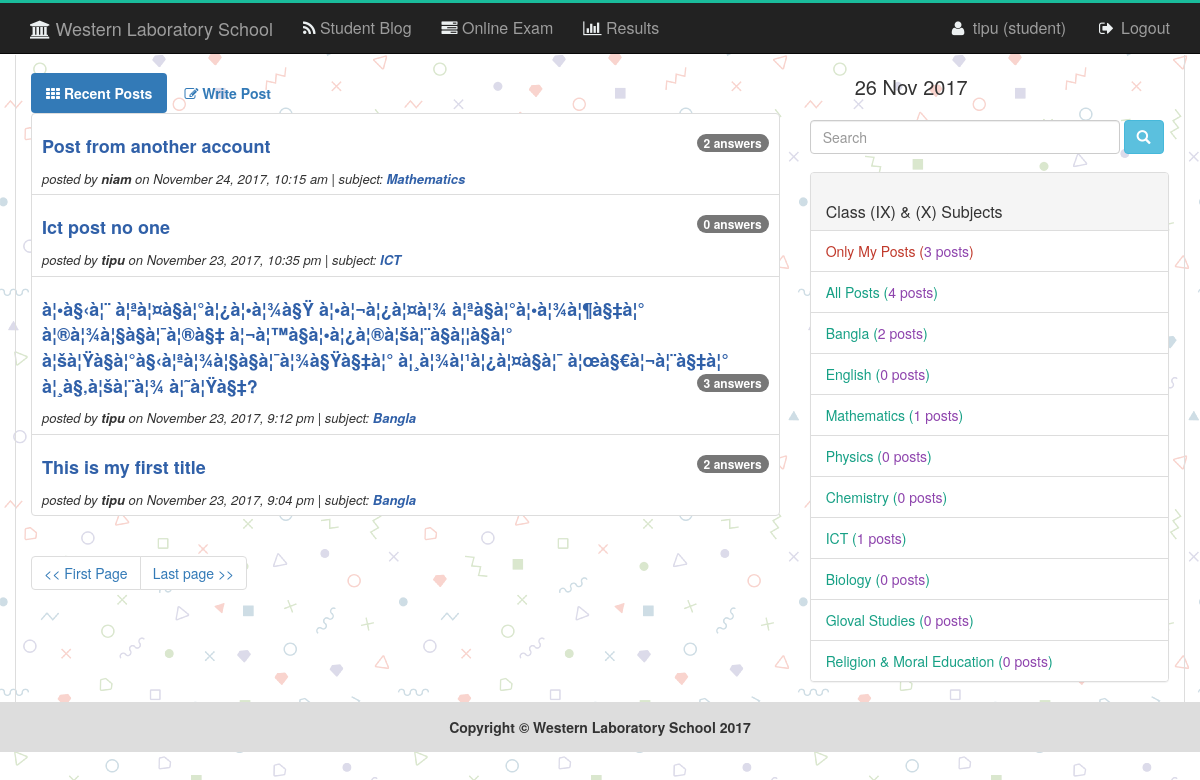
Before: /index.php (signed in) with the older database file.
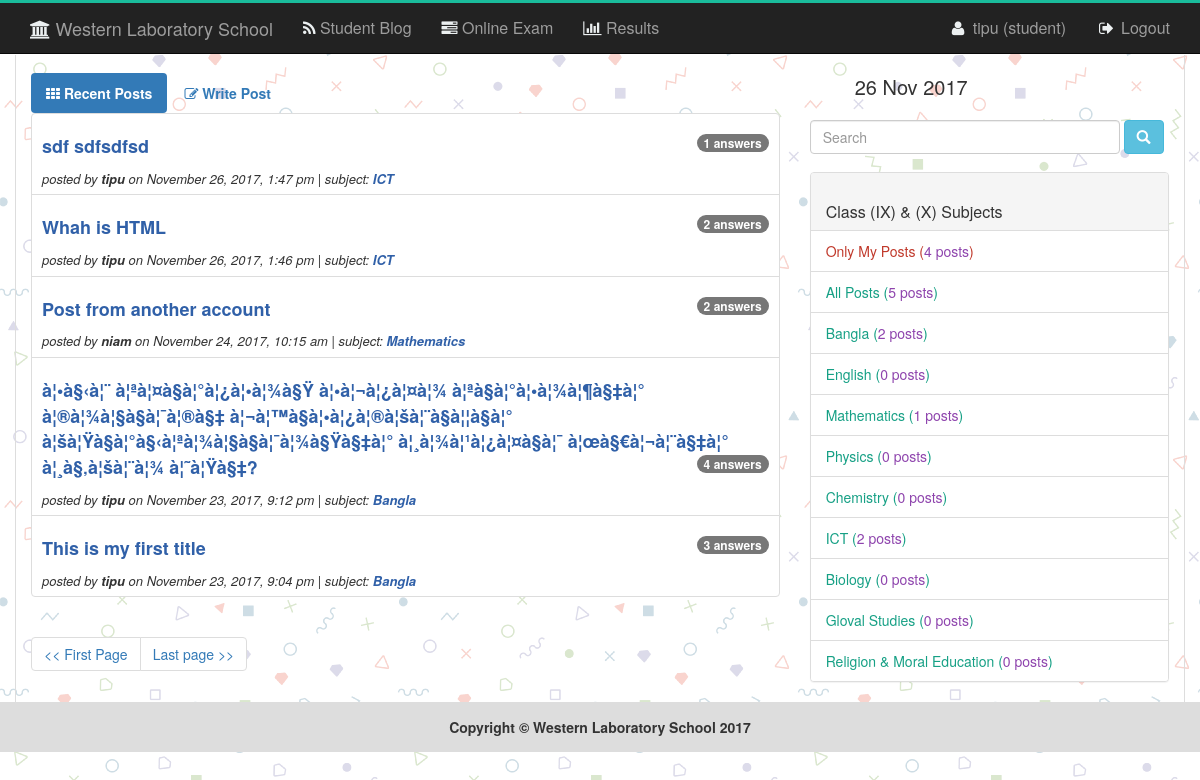
After: the same page with the newer database file.
### tables this page shows
CREATE TABLE `tbl_post` (
  `id` int(11) NOT NULL,
  `title` varchar(255) NOT NULL,
  `description` text NOT NULL,
  `user_id` int(4) NOT NULL,
  `sub_id` int(4) NOT NULL,
  `pdate` timestamp NOT NULL DEFAULT CURRENT_TIMESTAMP,
  `image` varchar(255) NOT NULL
);

CREATE TABLE `tbl_student` (
  `id` int(11) NOT NULL,
  `name` varchar(50) NOT NULL,
  `username` varchar(50) NOT NULL,
  `password` varchar(32) NOT NULL,
  `class` int(11) NOT NULL,
  `phone` varchar(30) NOT NULL
);

CREATE TABLE `tbl_subject` (
  `id` int(11) NOT NULL,
  `name` varchar(30) NOT NULL
);

### libs/Database.php (called while the page is built, shortened)
<?php
Class Database{
	public $host   = DB_HOST;
	public $user   = DB_USER;
	public $pass   = DB_PASS;
	public $dbname = DB_NAME;
	public $link;
	private function connectDB(){
	$this->link = new mysqli($this->host, $this->user, $this->pass, $this->dbname);
 }
	public function select($query){
		$result = $this->link->query($query) or die($this->link->error.__LINE__);
		if($result->num_rows > 0){
			return $result;
		} else {
			return false;
		}
	}
}

### classes/PostComment.php (called while the page is built, shortened)
<?php
	include_once ("/../libs/Session.php");
    include_once ("/../libs/Database.php");
    include_once ("/../helpers/Format.php");
Class PostComment{
	private $db;
	public function __construct(){
		$this->db = new Database();
	}
	public function getSubject(){
		$sql = "SELECT * FROM tbl_subject ORDER BY id ASC";
		$result = $this->db->select($sql);
		return $result;
	}
	public function getAllPost($start_from, $per_page){
		$sql = "SELECT tbl_post.*, tbl_student.username,tbl_subject.name
				FROM tbl_post
				INNER JOIN tbl_student
				ON tbl_post.user_id = tbl_student.id
				INNER JOIN tbl_subject
				ON tbl_post.sub_id = tbl_subject.id
				ORDER BY tbl_post.id DESC limit $start_from, $per_page";
		$result = $this->db->select($sql);
		if ($result) {
			return $result;
		}else{
			$msg = "<span class='error'>No Posts found !.</span>";
			return $msg;
		}
	}
	public function getTotalPostRows(){
		$sql = "SELECT * FROM tbl_post ORDER BY id DESC";
		$result = $this->db->select($sql);
		return $result;
	}
	public function userTotalPost(){
		$userid = Session::get("userid");
		$sql = "SELECT * FROM tbl_post WHERE user_id='$userid'";
		$result = $this->db->select($sql);
		$count = $result->num_rows;
		return $count;
	}
	public function subjectWisePost($subid){
		$sql = "SELECT tbl_post.*, tbl_student.username,tbl_subject.name
				FROM tbl_post
				INNER JOIN tbl_student
				ON tbl_post.user_id = tbl_student.id
				INNER JOIN tbl_subject
				ON tbl_post.sub_id = tbl_subject.id
				WHERE tbl_post.sub_id='$subid'";
		$result = $this->db->select($sql);
		if ($result) {
			return $result;
		}else{
			return false;
		}
	}
	public function getSinglePostComment($postId){
		$sql = "SELECT * FROM tbl_comment WHERE postid='$postId' ORDER BY id DESC";
		$result = $this->db->select($sql);
		if ($result) {
			return $result;
		}else{
			return false;
		}
	}
}
?>

### helpers/Format.php (called while the page is built, shortened)
<?php
class Format{
	public function formatDate($date){
		return date('F j, Y, g:i a', strtotime($date));
	}
}
?>

### libs/Session.php (called while the page is built, shortened)
<?php
class Session{
	 public static function get($key){
	 	if (isset($_SESSION[$key])) {
	 		return $_SESSION[$key];
	 	} else {
	 		return false;
	 	}
	 }
}
?>

### index.php (the view, shortened to what the changed rows need)
<?php
include_once "header.php";
?>
    <section class="qeustion_list clearfix">
      <div class="container obls_border obls_margin">
        <div class="row obls_padding">
          <div class="col-md-8">
           <?php
            $per_page = 6;
            if (isset($_GET['page'])) {
              $page= $_GET['page'];
            }else{
              $page = 1;
            }
            $start_from = ($page-1)*$per_page;
           ?>
           <div class="tab-content">
               <div class="tab-pane fade in active" id="section1">
                   <div class="qs_list">
                   <?php
                      if (isset($_GET['subid'])) {
                        $subid= $_GET['subid'];
                    ?>
                       <ul class="list-group">
                    <?php
                         $subrows = $pc->getSubjectById($subid);
                         $result = $subrows->fetch_assoc();
                         $subname = $result['name'];
                        $subpost = $pc->subjectWisePost($subid);
                        if ($subpost) {
                          $countSub = $subpost->num_rows;
                          echo "<h4 style='text-align:center;color:green'>$countSub Posts found on subject <strong>$subname</strong></h4>";
                          while ($row = $subpost->fetch_assoc()) {
                            $getcomment = $pc->getSinglePostComment($row['id']);
                          if($getcomment){
                            $countc = $getcomment->num_rows;
                          }else{
                            $countc = 0;
                          }
                    ?>
                              <li class="list-group-item">
                                <a href="singlepost.php?pid=<?php echo $row['id'];?>"><?php echo $row['title'];?></a>
                                <span class="badge"><?php echo $countc;?> answers</span><br><span class="postedby">posted by <?php echo $row['username'];?> on <?php echo $fm->formatdate($row['pdate']);?> | subject: <a href="#"><?php echo $row['name'];?></a></span>
                              </li>
                    <?php
                        $countc = 0;
                          }
                        }else{
                            echo "<span class='error' style='font-size:20px;text-align:center'>No post found !</span>";
                        }
                    ?>
                 </ul>
                <?php
                    }else{
                 ?>
                 <ul class="list-group">
                  <?php
                      $allpost = $pc->getAllPost($start_from, $per_page);
                      if (count($allpost)>0) {
                        while ($row = $allpost->fetch_assoc()) {
                          $getcomment = $pc->getSinglePostComment($row['id']);
                          if($getcomment){
                            $countc = $getcomment->num_rows;
                          }else{
                            $countc = 0;
                          }
                  ?>
                            <li class="list-group-item">
                              <a style="font-size: 18px;" href="singlepost.php?pid=<?php echo $row['id'];?>"><?php echo $row['title'];?></a>
                              <span class="badge"><?php echo $countc; ?> answers</span><br><span class="postedby">posted by <strong><?php echo $row['username'];?></strong> on <?php echo $fm->formatdate($row['pdate']);?> | subject: <a href="#"><?php echo $row['name'];?></a></span>
                            </li>
                  <?php
                    $countc = 0;
                        }
                      }else{
                          echo $allpost;
                      }
                  ?>
               </ul>
            <?php } ?>
             </div>
         </div>
           </div>
          </div>
          <?php
          include_once "sidebar.php";
          ?>
        </div>
      </div>
    </section>
<?php
include_once "footer.php";
?>

### sidebar.php (shortened to what the changed rows need)
<div class="col-md-4">
    <div class="panel panel-default">
        <div class="list-group subject_link">
          <?php
              $subs = $pc->getSubject();
              if (isset($subs)) {
              $userposts = $pc->userTotalPost();
              $allpost = $pc->getTotalPostRows();
              $allpost = $allpost->num_rows;
          ?>
                <?php
                 if (Session::get("checkusertype")) {
                ?>
                <a style='color:#c0392b' href="index.php?usid=<?php echo Session::get("userid");?>" class="list-group-item">Only My Posts (<?php echo "<span style='color:#8e44ad'>".$userposts;?> posts</span>)</a>
                <?php } ?>
                <a href="index.php" class="list-group-item">All Posts (<?php echo "<span style='color:#8e44ad'>".$allpost;?> posts</span>)</a>
          <?php
                while ($row = $subs->fetch_assoc()) {
                  $indSubpost = $pc->subjectWisePost($row['id']);
                  if ($indSubpost) {
                    $countIndSubPost = $indSubpost->num_rows;
                  }else{
                    $countIndSubPost = 0;
                  }
          ?>
              <a href="index.php?subid=<?php echo $row['id'];?>" class="list-group-item"><?php echo $row['name'];?> (<?php echo "<span style='color:#8e44ad'>".$countIndSubPost;?> posts</span>)</a>
            <?php
                }
              }else{
                echo "No subject found";
              }
          ?>
       </div>
    </div>
</div>

Changed rows visible on the page:
removed tbl_post: title "Ict post no one", countc "0", tbl_student.username "tipu", pdate "November 23, 2017, 10:35 pm", tbl_subject.name "ICT"
added tbl_post: title "sdf sdfsdfsd", countc "1", tbl_student.username "tipu", pdate "November 26, 2017, 1:47 pm", tbl_subject.name "ICT"
added tbl_post: title "Whah is HTML", countc "2", tbl_student.username "tipu", pdate "November 26, 2017, 1:46 pm", tbl_subject.name "ICT"
computed for tbl_post "November 23, 2017, 9:12 pm": countc "3" → "4"
computed for tbl_post "This is my first title": countc "2" → "3"
computed for tbl_subject "ICT": countIndSubPost "1" → "2"
Other visible differences:
$userposts: "3" → "4"
$allpost: "4" → "5"
